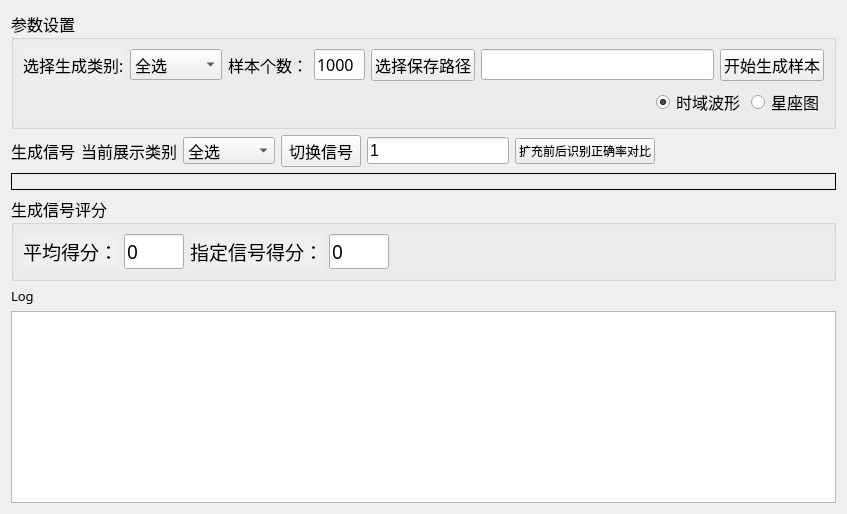
      <widget class="QWidget" name="tab_2">
       <attribute name="title">
        <string>信号生成</string>
       </attribute>
       <layout class="QGridLayout" name="gridLayout_8">
        <item row="0" column="0">
         <layout class="QGridLayout" name="gridLayout_2" rowstretch="3,0,0,2,0,0">
          <item row="4" column="0">
           <widget class="QLabel" name="label">
            <property name="font">
             <font>
              <family>Adobe Devanagari</family>
              <pointsize>10</pointsize>
             </font>
            </property>
            <property name="text">
             <string>Log</string>
            </property>
           </widget>
          </item>
          <item row="2" column="0">
           <widget class="QLabel" name="label_genesig">
            <property name="sizePolicy">
             <sizepolicy hsizetype="Expanding" vsizetype="Expanding">
              <horstretch>1</horstretch>
              <verstretch>11</verstretch>
             </sizepolicy>
            </property>
            <property name="font">
             <font>
              <family>Agency FB</family>
              <pointsize>8</pointsize>
             </font>
            </property>
            <property name="styleSheet">
             <string notr="true">border-width: 1px;
border-style: solid;
border-color: rgb(0, 0, 0)</string>
            </property>
           </widget>
          </item>
          <item row="0" column="0">
           <widget class="QGroupBox" name="groupBox_9">
            <property name="enabled">
             <bool>true</bool>
            </property>
            <property name="sizePolicy">
             <sizepolicy hsizetype="Expanding" vsizetype="Expanding">
              <horstretch>1</horstretch>
              <verstretch>2</verstretch>
             </sizepolicy>
            </property>
            <property name="font">
             <font>
              <family>楷体_GB2312</family>
              <pointsize>12</pointsize>
             </font>
            </property>
            <property name="title">
             <string>参数设置</string>
            </property>
            <layout class="QHBoxLayout" name="horizontalLayout_15">
             <item>
              <layout class="QVBoxLayout" name="verticalLayout">
               <item>
                <layout class="QHBoxLayout" name="horizontalLayout_7" stretch="0,0,1,1,1,10,0">
                 <item>
                  <widget class="QLabel" name="label_class">
                   <property name="sizePolicy">
                    <sizepolicy hsizetype="Expanding" vsizetype="Preferred">
                     <horstretch>1</horstretch>
                     <verstretch>0</verstretch>
                    </sizepolicy>
                   </property>
                   <property name="font">
                    <font>
                     <family>楷体_GB2312</family>
                     <pointsize>12</pointsize>
                    </font>
                   </property>
                   <property name="autoFillBackground">
                    <bool>true</bool>
                   </property>
                   <property name="text">
                    <string>选择生成类别:</string>
                   </property>
                  </widget>
                 </item>
                 <item>
                  <widget class="QComboBox" name="comboBox_class">
                   <item>
                    <property name="text">
                     <string>全选</string>
                    </property>
                   </item>
                   <item>
                    <property name="text">
                     <string>64QAM</string>
                    </property>
                   </item>
                   <item>
                    <property name="text">
                     <string>8PSK</string>
                    </property>
                   </item>
                   <item>
                    <property name="text">
                     <string>16PSK</string>
                    </property>
                   </item>
                   <item>
                    <property name="text">
                     <string>QPSK</string>
                    </property>
                   </item>
                   <item>
                    <property name="text">
                     <string>4FSK</string>
                    </property>
                   </item>
                   <item>
                    <property name="text">
                     <string>128QAM</string>
                    </property>
                   </item>
                   <item>
                    <property name="text">
                     <string>32QAM</string>
                    </property>
                   </item>
                   <item>
                    <property name="text">
                     <string>AM</string>
                    </property>
                   </item>
                   <item>
                    <property name="text">
                     <string>FM</string>
                    </property>
                   </item>
                   <item>
                    <property name="text">
                     <string>OQPSK</string>
                    </property>
                   </item>
                   <item>
                    <property name="text">
                     <string>BPSK</string>
                    </property>
                   </item>
                   <item>
                    <property name="text">
                     <string>2FSK</string>
                    </property>
                   </item>
                   <item>
                    <property name="text">
                     <string>PAM4</string>
                    </property>
                   </item>
                   <item>
                    <property name="text">
                     <string>CPSK</string>
                    </property>
                   </item>
                   <item>
                    <property name="text">
                     <string>16QAM</string>
                    </property>
                   </item>
                  </widget>
                 </item>
                 <item>
                  <widget class="QLabel" name="label_samplenum">
                   <property name="sizePolicy">
                    <sizepolicy hsizetype="Expanding" vsizetype="Preferred">
                     <horstretch>1</horstretch>
                     <verstretch>2</verstretch>
                    </sizepolicy>
                   </property>
                   <property name="font">
                    <font>
                     <family>楷体_GB2312</family>
                     <pointsize>12</pointsize>
                    </font>
                   </property>
                   <property name="text">
                    <string>样本个数：</string>
                   </property>
                  </widget>
                 </item>
                 <item>
                  <widget class="QLineEdit" name="lineEdit_samplenum">
                   <property name="sizePolicy">
                    <sizepolicy hsizetype="Expanding" vsizetype="Fixed">
                     <horstretch>1</horstretch>
                     <verstretch>0</verstretch>
                    </sizepolicy>
                   </property>
                   <property name="font">
                    <font>
                     <family>楷体_GB2312</family>
                     <pointsize>12</pointsize>
                    </font>
                   </property>
                   <property name="text">
                    <string>1000</string>
                   </property>
                  </widget>
                 </item>
                 <item>
                  <widget class="QPushButton" name="pushButton_savepath">
                   <property name="text">
                    <string>选择保存路径</string>
                   </property>
                  </widget>
                 </item>
                 <item>
                  <widget class="QLineEdit" name="lineEdit_savepath">
                   <property name="sizePolicy">
                    <sizepolicy hsizetype="Expanding" vsizetype="Fixed">
                     <horstretch>1</horstretch>
                     <verstretch>0</verstretch>
                    </sizepolicy>
                   </property>
                   <property name="font">
                    <font>
                     <family>楷体_GB2312</family>
                     <pointsize>12</pointsize>
                    </font>
                   </property>
                   <property name="focusPolicy">
                    <enum>Qt::NoFocus</enum>
                   </property>
                   <property name="text">
                    <string/>
                   </property>
                  </widget>
                 </item>
                 <item>
                  <widget class="QPushButton" name="pushButton_generate">
                   <property name="text">
                    <string>开始生成样本</string>
                   </property>
                  </widget>
                 </item>
                </layout>
               </item>
               <item>
                <layout class="QHBoxLayout" name="horizontalLayout_8" stretch="8,0,0">
                 <item>
                  <spacer name="horizontalSpacer">
                   <property name="orientation">
                    <enum>Qt::Horizontal</enum>
                   </property>
                   <property name="sizeHint" stdset="0">
                    <size>
                     <width>40</width>
                     <height>20</height>
                    </size>
                   </property>
                  </spacer>
                 </item>
                 <item>
                  <widget class="QRadioButton" name="radioButton_TF_2">
                   <property name="sizePolicy">
                    <sizepolicy hsizetype="Expanding" vsizetype="Expanding">
                     <horstretch>1</horstretch>
                     <verstretch>1</verstretch>
                    </sizepolicy>
                   </property>
                   <property name="font">
                    <font>
                     <family>楷体_GB2312</family>
                     <pointsize>12</pointsize>
                    </font>
                   </property>
                   <property name="text">
                    <string>时域波形</string>
                   </property>
                   <property name="checked">
                    <bool>true</bool>
                   </property>
                  </widget>
                 </item>
                 <item>
                  <widget class="QRadioButton" name="radioButton_2">
                   <property name="text">
                    <string>星座图</string>
                   </property>
                  </widget>
                 </item>
                </layout>
               </item>
              </layout>
             </item>
            </layout>
           </widget>
          </item>
          <item row="5" column="0">
           <widget class="QTextEdit" name="textEdit_log_2">
            <property name="font">
             <font>
              <family>黑体</family>
              <pointsize>18</pointsize>
             </font>
            </property>
           </widget>
          </item>
          <item row="1" column="0">
           <layout class="QHBoxLayout" name="horizontalLayout_12" stretch="0,0,0,0,0,0,10">
            <item>
             <widget class="QLabel" name="label_47">
              <property name="sizePolicy">
               <sizepolicy hsizetype="Expanding" vsizetype="Preferred">
                <horstretch>1</horstretch>
                <verstretch>0</verstretch>
               </sizepolicy>
              </property>
              <property name="font">
               <font>
                <family>楷体_GB2312</family>
                <pointsize>12</pointsize>
               </font>
              </property>
              <property name="autoFillBackground">
               <bool>true</bool>
              </property>
              <property name="text">
               <string>生成信号</string>
              </property>
             </widget>
            </item>
            <item>
             <widget class="QLabel" name="label_7">
              <property name="font">
               <font>
                <family>Arial</family>
                <pointsize>12</pointsize>
               </font>
              </property>
              <property name="text">
               <string>当前展示类别</string>
              </property>
             </widget>
            </item>
            <item>
             <widget class="QComboBox" name="comboBox_showclass">
              <property name="font">
               <font>
                <family>Arial</family>
                <pointsize>12</pointsize>
               </font>
              </property>
              <item>
               <property name="text">
                <string>全选</string>
               </property>
              </item>
              <item>
               <property name="text">
                <string>64QAM</string>
               </property>
              </item>
              <item>
               <property name="text">
                <string>8PSK</string>
               </property>
              </item>
              <item>
               <property name="text">
                <string>16PSK</string>
               </property>
              </item>
              <item>
               <property name="text">
                <string>QPSK</string>
               </property>
              </item>
              <item>
               <property name="text">
                <string>4FSK</string>
               </property>
              </item>
              <item>
               <property name="text">
                <string>128QAM</string>
               </property>
              </item>
              <item>
               <property name="text">
                <string>32QAM</string>
               </property>
              </item>
              <item>
               <property name="text">
                <string>AM</string>
               </property>
              </item>
              <item>
               <property name="text">
                <string>FM</string>
               </property>
              </item>
              <item>
               <property name="text">
                <string>OQPSK</string>
               </property>
              </item>
              <item>
               <property name="text">
                <string>BPSK</string>
               </property>
              </item>
              <item>
               <property name="text">
                <string>2FSK</string>
               </property>
              </item>
              <item>
               <property name="text">
                <string>PAM4</string>
               </property>
              </item>
              <item>
               <property name="text">
                <string>CPSKK</string>
               </property>
              </item>
              <item>
               <property name="text">
                <string>16QAM</string>
               </property>
              </item>
             </widget>
            </item>
            <item>
             <widget class="QPushButton" name="pushButton_switchsignal">
              <property name="font">
               <font>
                <family>Arial</family>
                <pointsize>12</pointsize>
               </font>
              </property>
              <property name="text">
               <string>切换信号</string>
              </property>
             </widget>
            </item>
            <item>
             <widget class="QLineEdit" name="lineEdit_switchsignal">
              <property name="font">
               <font>
                <family>Arial</family>
                <pointsize>12</pointsize>
               </font>
              </property>
              <property name="text">
               <string>1</string>
              </property>
             </widget>
            </item>
            <item>
             <widget class="QPushButton" name="pushButton">
              <property name="text">
               <string>扩充前后识别正确率对比</string>
              </property>
             </widget>
            </item>
            <item>
             <spacer name="horizontalSpacer_3">
              <property name="orientation">
               <enum>Qt::Horizontal</enum>
              </property>
              <property name="sizeHint" stdset="0">
               <size>
                <width>40</width>
                <height>20</height>
               </size>
              </property>
             </spacer>
            </item>
           </layout>
          </item>
          <item row="3" column="0">
           <widget class="QGroupBox" name="groupBox_5">
            <property name="font">
             <font>
              <family>楷体_GB2312</family>
              <pointsize>12</pointsize>
             </font>
            </property>
            <property name="title">
             <string>生成信号评分</string>
            </property>
            <layout class="QHBoxLayout" name="horizontalLayout_14">
             <item>
              <layout class="QHBoxLayout" name="horizontalLayout" stretch="0,0,0,0,10">
               <item>
                <widget class="QLabel" name="label_39">
                 <property name="sizePolicy">
                  <sizepolicy hsizetype="Expanding" vsizetype="Preferred">
                   <horstretch>1</horstretch>
                   <verstretch>0</verstretch>
                  </sizepolicy>
                 </property>
                 <property name="font">
                  <font>
                   <family>楷体_GB2312</family>
                   <pointsize>14</pointsize>
                  </font>
                 </property>
                 <property name="autoFillBackground">
                  <bool>true</bool>
                 </property>
                 <property name="text">
                  <string>平均得分：</string>
                 </property>
                </widget>
               </item>
               <item>
                <widget class="QLineEdit" name="lineEdit_as">
                 <property name="sizePolicy">
                  <sizepolicy hsizetype="Expanding" vsizetype="Fixed">
                   <horstretch>1</horstretch>
                   <verstretch>0</verstretch>
                  </sizepolicy>
                 </property>
                 <property name="font">
                  <font>
                   <family>楷体_GB2312</family>
                   <pointsize>14</pointsize>
                  </font>
                 </property>
                 <property name="focusPolicy">
                  <enum>Qt::NoFocus</enum>
                 </property>
                 <property name="text">
                  <string>0</string>
                 </property>
                </widget>
               </item>
               <item>
                <widget class="QLabel" name="label_44">
                 <property name="sizePolicy">
                  <sizepolicy hsizetype="Expanding" vsizetype="Preferred">
                   <horstretch>1</horstretch>
                   <verstretch>0</verstretch>
                  </sizepolicy>
                 </property>
                 <property name="font">
                  <font>
                   <family>楷体_GB2312</family>
                   <pointsize>14</pointsize>
                  </font>
                 </property>
                 <property name="autoFillBackground">
                  <bool>true</bool>
                 </property>
                 <property name="text">
                  <string>指定信号得分：</string>
                 </property>
                </widget>
               </item>
               <item>
                <widget class="QLineEdit" name="lineEdit_score">
                 <property name="sizePolicy">
                  <sizepolicy hsizetype="Expanding" vsizetype="Fixed">
                   <horstretch>1</horstretch>
                   <verstretch>0</verstretch>
                  </sizepolicy>
                 </property>
                 <property name="font">
                  <font>
                   <family>楷体_GB2312</family>
                   <pointsize>14</pointsize>
                  </font>
                 </property>
                 <property name="focusPolicy">
                  <enum>Qt::NoFocus</enum>
                 </property>
                 <property name="text">
                  <string>0</string>
                 </property>
                </widget>
               </item>
               <item>
                <spacer name="horizontalSpacer_6">
                 <property name="orientation">
                  <enum>Qt::Horizontal</enum>
                 </property>
                 <property name="sizeHint" stdset="0">
                  <size>
                   <width>40</width>
                   <height>20</height>
                  </size>
                 </property>
                </spacer>
               </item>
              </layout>
             </item>
            </layout>
           </widget>
          </item>
         </layout>
        </item>
       </layout>
      </widget>
